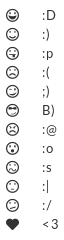
#> input picture captcha-key.png, 64 x 240 px, given in place of 6.png, which was not available
$ python sample_collector.py
#> lines starting #> are read from the running program, lines starting #| are printed output that depends on the picture; pictures that were not available may be replaced by others from this repository, and a replacement may not be noted
#> in generate_image_sequence, `img = Image.new("RGB", (450, 60), color=(255, 255, 255))`: img: PIL image 450x60 RGB; every value is 255
### configs.py
import stow
from datetime import datetime

from mltu.configs import BaseModelConfigs


class ModelConfigs(BaseModelConfigs):
    def __init__(self):
        super().__init__()
        self.model_name = 'captcha-4'
        self.model_path = 'models/captcha-4.keras'
        self.data_dir = 'samples/captcha-4'
        self.vocab = []
        self.height = 40
        self.width = 400
        self.char_height = 20
        self.char_width = 20
        self.max_text_length = 15
        self.batch_size = 16
        self.learning_rate = 1e-3
        self.train_epochs = 40
        self.train_workers = 20
        self.downsample_factor = 4
        self.shuffle = True
        self.samples = 4
        self.needs_object_detection = False
        self.custom_char_map = True
        self.continue_training = True
        self.base_model = 'models/captcha-3.keras'

### sample_collector.py
import random
import re

import cv2
from PIL import Image, ImageDraw, ImageFont, ImageFilter
import os

from configs import ModelConfigs

configs = ModelConfigs()


# Function to sanitize the filename
def sanitize_filename(filename):
    return re.sub(r"[^\w]", "", filename)


# Function to generate images of text
def generate_image(char, rotate=True, **kwargs):
    # file_nr = str(char_nr) + str(int_nr + offset)
    # # Create the output folder if it doesn't exist
    # os.makedirs(output_folder, exist_ok=True)

    # Set the desired image size and font size
#> called with rotate = True
    if "image_size" in kwargs:
        image_size = kwargs["image_size"]
    else:
        image_size = (configs.char_width, configs.char_height)

    char_img = Image.open(char["file"])
#> char_img is the input picture: PIL image 64x240 RGBA; mean R, G, B, A 240.9, 240.9, 240.9, 255
    new_img = char_img.resize(image_size)
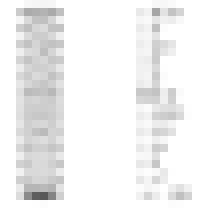
#> new_img: PIL image 26x26 RGBA (shown 8 times larger); mean R, G, B, A 240.5, 240.5, 240.5, 255

    if rotate:
        rotation_fraction = (360 / 8) + random.randint(-5, 5)
        new_img = new_img.rotate(
            rotation_fraction * random.randint(0, 8),
            fillcolor=255,
            resample=Image.BILINEAR,
        )
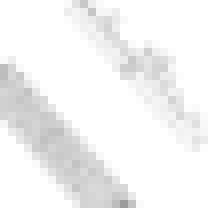
#> new_img: PIL image 26x26 RGBA (shown 8 times larger); mean R, G, B, A 243, 200.7, 200.7, 212.8; transparent parts drawn white

    new_img = new_img.convert("RGBA")
    # Blur the image
    # radius = random.randint(0, 2)
    # new_img = new_img.filter(ImageFilter.GaussianBlur(radius))

    return new_img

    # # save the image
    # new_img.save(os.path.join(output_folder, f"{str(file_nr)}.png"))
    #
    # # Save the image as a PNG file
    # output_path = f"{str(file_nr)}.png"
    #
    # # Write to file sequence and filename
    # with open(os.path.join(output_folder, "index.txt"), "a") as f:
    #     f.write(f"{char['char']} {output_path}\n")
    # print(f"Saved image: {output_path}"
    #       f" ({remaining_samples}/{sample_count}) - {estimated_time:.2f}s left", end="\r")


def generate_image_sequence(output_folder, file_nr):
    # Create the output folder if it doesn't exist
    os.makedirs(output_folder, exist_ok=True)
    sequence = generateSequence(charMap, sequence_length)

    char_spacing = 18

    char_width = 26
    char_height = char_width

    img = Image.new("RGB", (450, 60), color=(255, 255, 255))
    for i, char in enumerate(sequence):
        char_img = generate_image(
            char, image_size=(int(char_width), int(char_height)), rotate=True
        )
        vertival_offset = random.randint(-12, 12)
        horizontal_offset = random.randint(-10, 10)
        # img.paste(char_img, (int(i * char_width + (i + 1) * char_spacing), int(char_height / 2)))
        img.paste(
            char_img,
            (
                int(
                    i * char_width
                    + i * char_spacing
                    + horizontal_offset
                    + (char_width / 2)
                ),
                int(char_height / 2 + vertival_offset),
            ),
            char_img,
        )
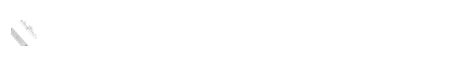
#> img: PIL image 450x60 RGB; min 156, max 255, mean 254.7
#> pass 3 of the loop in generate_image_sequence, `for i, char in enumerate(sequence):`:
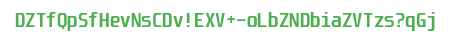
#> input picture capcha1/samples/0.png, 450 x 40 px, found by its file name
#> in generate_image, char_img is the input picture: PIL image 450x40 RGB; mean R, G, B 230.9, 244.2, 231.5
#> in generate_image (call 3), `new_img = new_img.rotate( rotation_fraction * random.randint(0, 8), fi..`:
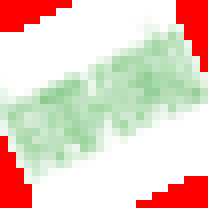
#> new_img: PIL image 26x26 RGB (shown 8 times larger); mean R, G, B 230.5, 207.7, 194.9
#> in generate_image_sequence, `img.paste( char_img, ( int( i * char_width + i * char_spacing + horizo..`:
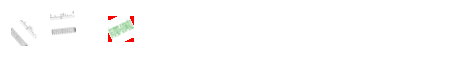
#> img: PIL image 450x60 RGB; mean R, G, B 253.7, 253.1, 252.8
#> the loop made 6 passes; the first 3 are shown

    img = img.resize((configs.width, configs.height), Image.LANCZOS)
    img.save(os.path.join(output_folder, f"{str(file_nr)}.png"))

    # Save the image as a PNG file
    output_path = f"{str(file_nr)}.png"

    char_sequence = "".join([char["char"] for char in sequence])

    # Write to file sequence and filename
    with open(os.path.join(output_folder, "index.txt"), "a") as f:
        f.write(f"{char_sequence} {output_path}\n")

    print(
        f"Saved image: {output_path}"
        f" ({sample_count - remaining_samples}/{sample_count}) - {estimated_time:.2f}s left",
        end="\r",
    )


# Recalculate estimated time, based on remaining samples and average download time
def recalculate_estimated_time(remaining_samples):
    global estimated_time
    estimated_time = remaining_samples * 0.5


def generateSequence(charset, length):
    sequence = []
    for i in range(length):
        sequence.append(charset[random.randint(0, len(charset) - 1)])
    return sequence


sample_count = 5000
offset = 0
sample_output = configs.data_dir

remaining_samples = sample_count
estimated_time = remaining_samples * 0.5
original_estimated_time = estimated_time

charMap = [
    {"symbol": ":D", "char": "A", "file": "emojis/0.png"},
    {"symbol": ":)", "char": "B", "file": "emojis/1.png"},
    {"symbol": ":P", "char": "C", "file": "emojis/2.png"},
    {"symbol": ":(", "char": "D", "file": "emojis/3.png"},
    {"symbol": ";)", "char": "E", "file": "emojis/4.png"},
    {"symbol": "B)", "char": "F", "file": "emojis/5.png"},
    {"symbol": ":@", "char": "G", "file": "emojis/6.png"},
    {"symbol": ":o", "char": "H", "file": "emojis/7.png"},
    {"symbol": ":S", "char": "I", "file": "emojis/8.png"},
    {"symbol": ":|", "char": "J", "file": "emojis/9.png"},
    {"symbol": ":/", "char": "K", "file": "emojis/10.png"},
    {"symbol": "<3", "char": "L", "file": "emojis/11.png"},
]
# I only want the char
charset = [char["char"] for char in charMap]
sequence_length = configs.max_text_length

#> (the run stopped early here; a loop or call above may not have finished)
